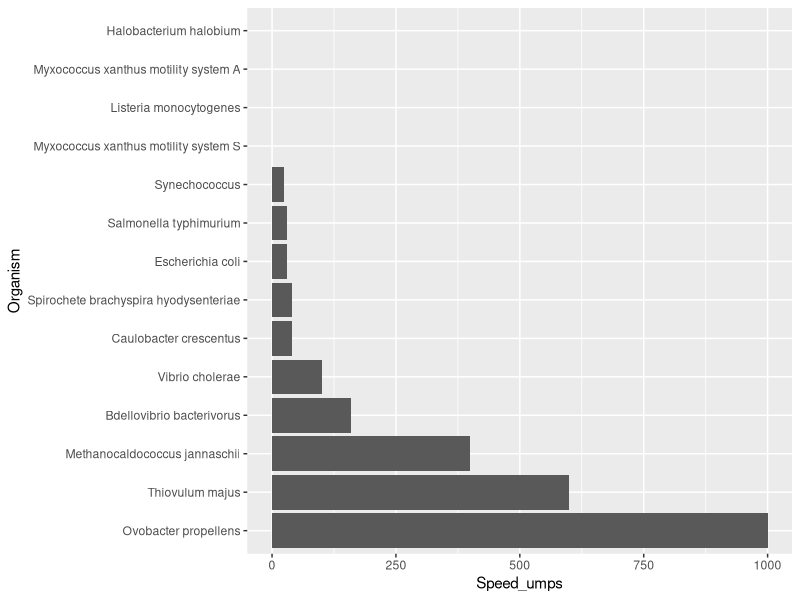

This figure's R source: (Note: a time limit stopped this script after it produced the figure.)
library(tidyverse)
library(data.table)
library(ggridges)

movements <- read_csv("./movement_rates.csv")

movements %>% 
  filter(Domain == "Prokaryote") %>% 
  arrange(desc(Speed_umps)) %>% 
  mutate(Organism = factor(Organism, levels = Organism, ordered = T)) %>% 
  ggplot(aes(x = Organism, y = Speed_umps)) + 
  geom_bar(stat = "identity") + 
  coord_flip()

speed <- movements[1]

seconds_per_day <- 60 * 60 * 24
um_to_m <- 1e-6

# straight_line: 
for(i in 1:nrow(movements)){
  dist_i <- movements$Speed_umps[i] * seconds_per_day * um_to_m
  movements$Max_dist_m[i] <- dist_i
}

# make random path
start <- c(0,0)  
speed <- movements$Speed_umps[i] # per second speed
trajectory_i <- matrix(nrow = seconds_per_day, ncol = 2, dimnames = list(NULL, c("x", "y")))

for(t in 1:seconds_per_day){
  
  dist_i <- runif(1, 0, speed)
  
  theta <- runif(1, 0, 2*pi)
  
  if(t == 1){
    pos_t <- c(dist_i*sin(theta), dist_i*cos(theta))
  } else {pos_t <- c(trajectory_i[t-1,1] + dist_i*sin(theta),
                     trajectory_i[t-1,2] + dist_i*cos(theta))}
  
  trajectory_i[t, 1] <- pos_t[1]
  trajectory_i[t, 2] <- pos_t[2]
}



# random directions: 
nreps = 1000
random_distributions <- data.table()

for(i in 1:nrow(movements)){
  
  start <- c(0,0)  
  
  speed <- movements$Speed_umps[i] # per second speed
  
  for(r in 1:nreps){
    trajectory_i <- matrix(nrow = seconds_per_day, ncol = 2, dimnames = list(NULL, c("x", "y")))
    
    for(t in 1:seconds_per_day){
      
      dist_i <- runif(1, 0, speed)
      
      theta <- runif(1, 0, 2*pi)
      
      if(t == 1){
        pos_t <- c(dist_i*sin(theta), dist_i*cos(theta))
      } else {pos_t <- c(trajectory_i[t-1,1] + dist_i*sin(theta),
                         trajectory_i[t-1,2] + dist_i*cos(theta))}
      
      trajectory_i[t, 1] <- pos_t[1]
      trajectory_i[t, 2] <- pos_t[2]
    }
    
    this_endpoint <- data.frame(Organism = movements$Organism[i], 
                       Speed = movements$Speed_umps[i], 
                       x = trajectory_i[t,1], 
                       y = trajectory_i[t,2])
    random_distributions <- bind_rows(random_distributions, this_endpoint)
  }
  print(paste("Done with taxon", movements$Organism[i]))
}

write_csv(random_distributions,file = "random_movements.csv")

trajectory_i[1:100,] %>% 
  as.data.frame() %>%
  ggplot(aes(x = x, y = y)) + 
  geom_path()


random_move_fig <- random_distributions %>% 
  filter(Organism %in% subset(movements, Domain == "Prokaryote")$Organism) %>% 
  mutate(dist_from_center = sqrt((x^2) + (y^2))) %>% 
  arrange(Speed) %>% 
  mutate(Organism = factor(Organism, levels = unique(Organism), ordered = TRUE)) %>% 
  ggplot(aes(x = dist_from_center, color = as.factor(Speed), y = Organism, fill = as.factor(Speed))) + 
  geom_density_ridges(alpha = 0.5) +
  #facet_wrap(~Organism, scales = "free_y")+
  scale_x_log10() +
  theme_minimal() +
  labs(color = "Speed, um/s", fill = "Speed, um/s",
       x = "Distance traveled (m/d)") +
  scale_color_viridis_d() + 
  scale_fill_viridis_d()

# twitching directions: 
nreps = 1000
twitching_distributions <- data.table()


start <- c(0,0)  

#speed <- movements$Speed_umps[i] # per second speed
speed <- 1 # 1 micron / sec is the typical speed here.

for(r in 1:nreps){
  trajectory_i <- matrix(nrow = seconds_per_day, ncol = 2, dimnames = list(NULL, c("x", "y")))
  
  theta = pi/2 # start in a single direction
  
  for(t in 1:seconds_per_day){
    
    dist_i <- runif(1, 0, speed)
    
    if(runif(1) < 0.25){
      theta <- runif(1, 0, 2*pi) # a quarter of a the time, change directions
    }
    
    if(t == 1){
      pos_t <- c(dist_i*sin(theta), dist_i*cos(theta))
    } else {pos_t <- c(trajectory_i[t-1,1] + dist_i*sin(theta),
                       trajectory_i[t-1,2] + dist_i*cos(theta))}
    
    trajectory_i[t, 1] <- pos_t[1]
    trajectory_i[t, 2] <- pos_t[2]
  }
  
  this_endpoint <- data.frame(Organism = "Neisseria gonorrhoeae", 
                              Speed = speed, 
                              x = trajectory_i[t,1], 
                              y = trajectory_i[t,2])
  twitching_distributions <- bind_rows(twitching_distributions, this_endpoint)
}

# now try for even slower
start <- c(0,0)  
speed <- 5/60 # 5 micron / min aligns with slow myxococcus

for(r in 1:nreps){
  trajectory_i <- matrix(nrow = seconds_per_day, ncol = 2, dimnames = list(NULL, c("x", "y")))
  
  theta = pi/2 # start in a single direction
  
  for(t in 1:seconds_per_day){
    
    dist_i <- runif(1, 0, speed)
    
    if(runif(1) < 0.25){
      theta <- runif(1, 0, 2*pi) # a quarter of a the time, change directions
    }
    
    if(t == 1){
      pos_t <- c(dist_i*sin(theta), dist_i*cos(theta))
    } else {pos_t <- c(trajectory_i[t-1,1] + dist_i*sin(theta),
                       trajectory_i[t-1,2] + dist_i*cos(theta))}
    
    trajectory_i[t, 1] <- pos_t[1]
    trajectory_i[t, 2] <- pos_t[2]
  }
  
  this_endpoint <- data.frame(Organism = "Myxococcus xanthus", 
                              Speed = speed, 
                              x = trajectory_i[t,1], 
                              y = trajectory_i[t,2])
  twitching_distributions <- bind_rows(twitching_distributions, this_endpoint)
}


write_csv(twitching_distributions,file = "twitching_movements.csv")
 
random_distributions %>% 
  filter(Organism %in% subset(movements, Domain == "Prokaryote")$Organism) %>% 
  bind_rows(twitching_distributions) %>% 
  mutate(dist_from_center = sqrt((x^2) + (y^2))) %>% 
  arrange(Speed) %>% 
  mutate(Organism = factor(Organism, levels = unique(Organism), ordered = TRUE)) %>% 
  ggplot(aes(x = dist_from_center, color = as.factor(Speed), y = Organism, fill = as.factor(Speed))) + 
  geom_density_ridges(alpha = 0.5) +
  #facet_wrap(~Organism, scales = "free_y")+
  scale_x_log10() +
  theme_minimal() +
  labs(color = "Speed, um/s", fill = "Speed, um/s",
       x = "Distance traveled (m/d)") +
  scale_color_viridis_d() + 
  scale_fill_viridis_d()





# no back migration
# random directions: 
nreps = 1000
random_distributions_noback <- data.table()

for(i in 1:nrow(movements)){
  
  start <- c(0,0)  
  
  speed <- movements$Speed_umps[i] # per second speed
  
  for(r in 1:nreps){
    
    dists <- runif(seconds_per_day, 0, speed)
    
    
    this_endpoint <- data.frame(Organism = movements$Organism[i], 
                                Speed = movements$Speed_umps[i], 
                                x = sum(dists), 
                                y = 0) # only one dimension with no changes in orientation
    random_distributions_noback <- bind_rows(random_distributions_noback, this_endpoint)
  }
  print(paste("Done with taxon", movements$Organism[i]))
}


write_csv(random_distributions_noback, file = "random_movements_noback.csv")


# twitching directions, no backmigration: 
nreps = 1000
twitching_distributions_noback <- data.table()


start <- c(0,0)  

#speed <- movements$Speed_umps[i] # per second speed
speed <- 1 # 1 micron / sec is the typical speed here.

for(r in 1:nreps){
  
  this_endpoint <- data.frame(Organism = "Twitching motility", 
                              Speed = speed, 
                              x = sum(runif(seconds_per_day), 0, speed), 
                              y = 0)
  twitching_distributions_noback <- bind_rows(twitching_distributions_noback, this_endpoint)
}

write_csv(twitching_distributions_noback,file = "twitching_movements_noback.csv")
